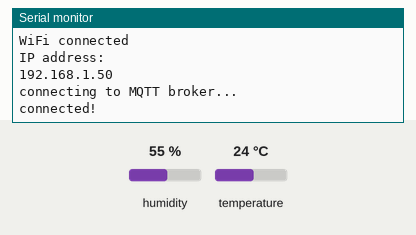
Bench run of a sketch on a simulated ESP8266 (NodeMCU). Parts: the last lines printed to the serial monitor. The test bench sets the inputs (shaded band); at power-on: humidity 55 %, temperature 24 °C. WiFi joins after 1.5 s; servers stay silent unless stated; no MQTT or app messages arrive unless stated.

Above: at 2.8 s.
2.9 s: humidity set to 22 %
At 5.2 s:
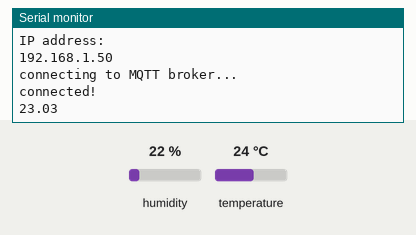
5.9 s: temperature set to 12 °C
At 5.9 s:
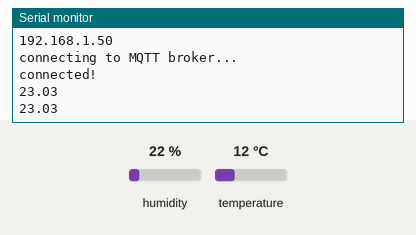
8.9 s: humidity set to 40 %
At 11.2 s:
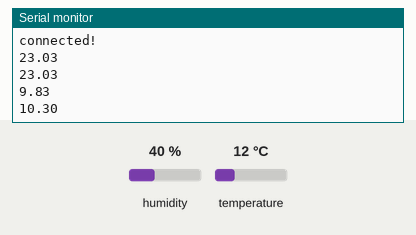
Timing chart, 0 to 12.7 s (numbered marks = the images above; inputs shaded):
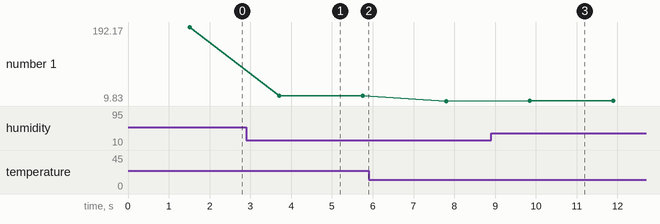

The sketch:

Arduino_for_p5Js.ino
```cpp
#include "MQTTClient.h"
#include <ESP8266WiFi.h>
#include <PubSubClient.h>


#include "DHT.h"

#define DHTPIN 14     // what digital pin the DHT22 is conected to
#define DHTTYPE DHT11   // there are multiple kinds of DHT sensors

DHT dht(DHTPIN, DHTTYPE);

//wifi
const char* ssid     = "ROY";
const char* password = "30624700";
const char* mqtt_server = "broker.hivemq.com";
const char* mqtt_user = "jaco";
const char* mqtt_password= " ";
const char* clientId="80ab6e70-f72f-45fd-a20a-8d74936be902";

WiFiClient WiFiclient;
MQTTClient client;

unsigned long lastMillis = 0;
float temperature;
int delayInterval =20;

void setup() {
  //Serial.begin(115200);
  Serial.begin(9600);
  Serial.setTimeout(2000);
  delay(10);

  // Wait for serial to initialize.
  while(!Serial) { }

  Serial.println();
  Serial.println();
  Serial.print("Connecting to ");
  Serial.println(ssid);

  WiFi.begin(ssid, password);
    while (WiFi.status() != WL_CONNECTED) {
       delay(500);
      Serial.print(".");
    }

 Serial.println("");
 Serial.println("WiFi connected");
 Serial.println("IP address: ");
 Serial.println(WiFi.localIP());
 delay(100);

 Serial.print("connecting to MQTT broker...");
 client.begin(mqtt_server, WiFiclient);
 connect();

}

int timeSinceLastRead = 0;

void loop() {

  // Report every 2 seconds.
  if(timeSinceLastRead > 2000) {
    // Reading temperature or humidity takes about 250 milliseconds!
    // Sensor readings may also be up to 2 seconds 'old' (its a very slow sensor)

    temperature=getTemperature(temperature);


    if (!client.connected()) connect();
    client.publish("jaco/breathinglight", (String)temperature);
    Serial.println((String)temperature);
    timeSinceLastRead = 0;
  }

  timeSinceLastRead += delayInterval;
  delay(delayInterval);

}

float getTemperature(float lastTemperature)
{
    float h = dht.readHumidity();
    // Read temperature as Celsius (the default)
    float t = dht.readTemperature();
    // Read temperature as Fahrenheit (isFahrenheit = true)
    float f = dht.readTemperature(true);

    // Check if any reads failed and exit early (to try again).
    if (isnan(h) || isnan(t) || isnan(f)) {
      Serial.println("Failed to read from DHT sensor!");
      timeSinceLastRead = 0;
      return (lastTemperature);
    }

    // Compute heat index in Celsius (isFahreheit = false)
    float hic = dht.computeHeatIndex(t, h, false);

  // Get temperature from sensor using sensor's API

    return hic;
}


void connect() {
 while (!client.connect(clientId,mqtt_user,mqtt_password)) {
   //while (!client.connect(clientId)) {
   Serial.print(".");
 }

 Serial.println("\nconnected!");
  client.subscribe("jaco");
}
```

Measured:
- after the input at 2.9 s, the serial monitor: prints a new line after 0.81 s (image 1)
- after the input at 8.9 s, the serial monitor: prints a new line after 0.95 s (image 3)
- plotted number 1: 192.17 → 23.03 after the input at 2.9 s, 23.03 → 9.83 after the input at 5.9 s, 9.83 → 10.3 after the input at 8.9 s
